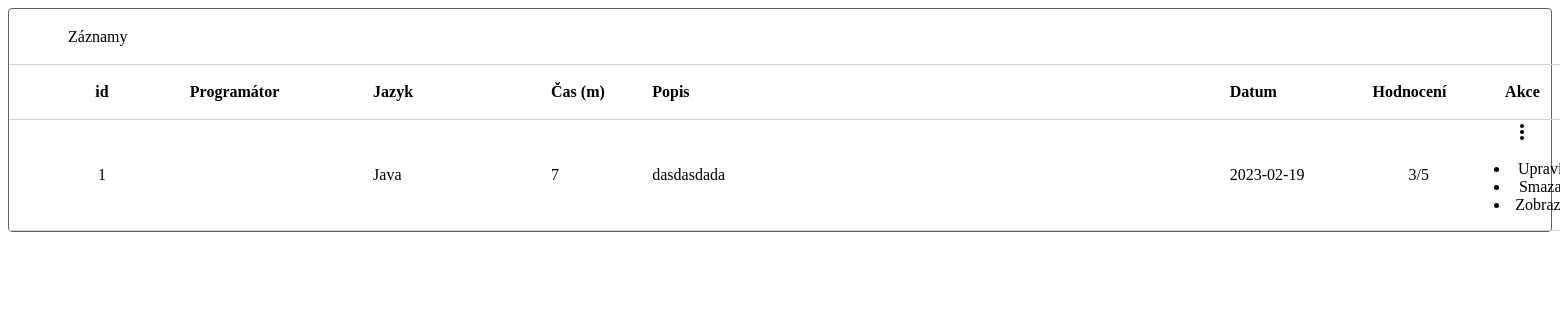
/sort/ (signed in), run on the app's committed database.
### tables this page shows
CREATE TABLE "records"
(
    "id"              INTEGER,
    "dates"           DATE NOT NULL,
    "timeInMinutes"   INT  NOT NULL,
    "programmingLang" TEXT NOT NULL,
    "rating"          INT  NOT NULL,
    "description"     TEXT NOT NULL,
    "user_id"         INT  NOT NULL,
    PRIMARY KEY ("id" AUTOINCREMENT)
);

### app.py (the view)
@app.route('/sort/')
def sort():
    sort_field = request.args.get('sort_field')
    filter_rating = request.args.get('filter_rating')
    filter_formatted_date = request.args.get('filter_formatted_date')
    filter_programmingLangs = request.args.get('filter_programmingLangs')
    filter_time = request.args.get('filter_time')
    filter_programmer = request.args.get('filter_programmer')
    filter_categories = request.args.get('filter_categories')
    print("programator: " + str(filter_programmer))
    print(sort_field)
    return render_template('customElements/table_row.html',
                           texts=sorting.pre_sort(sort_field, filter_rating, filter_programmingLangs,
                                                  filter_formatted_date,
                                                  filter_time, filter_programmer, filter_categories,
                                                  current_user.get_id()))

### app.py (called while the page is built)
@login_manager.user_loader
def load_user(user_id):
    print("users_load")
    conn = db.get_db_connection()
    cursor = conn.cursor()
    cursor.execute("SELECT * FROM users WHERE id = ?", (user_id,))
    user = cursor.fetchone()
    if user is None:
        return None
    user = User(id=user[0], username=user[1], email=user[2], password=user[3])
    return user

### db.py (called while the page is built)
def get_db_connection():  # napojení se na databázi
    conn = sqlite3.connect(databasePath)
    conn.row_factory = sqlite3.Row
    return conn

### templates/customElements/table_row.html (shortened to what this page needs)
<div style="border: 1px #626262 solid; border-radius: 4px;">
    <div style="width: 1576px;">
        <div style="width: 100%; height: 55px; display: flex; align-items: center">
            <div style="display: flex; width: 100%; align-items: center; position:relative;">
                <div style="position:absolute; left: 59px">
                    <span>Záznamy</span>
                </div>
            </div>
        </div>
    </div>
    <table id="records_table" style="" class="display">
        <thead>
        <tr style=" height: 55px;">
            <th class="datatable-nosort">
                id
            </th>
            <th id="sort-button-programmer" class="ui-sort-control">
                <div style="display: flex; align-items: center;">
                    <span>
                        Programátor
                    </span>
                </div>
            </th>
            <th id="sort-button-programLang" class="ui-sort-control">
                <div style="display: flex; align-items: center;">
                    <span>
                        Jazyk
                    </span>
                </div>
            </th>
            <th id="sort-button-time" class="ui-sort-control">
                <div style="display: flex; align-items: center;">
                    <span>
                        Čas (m)
                    </span>
                </div>
            </th>
            <th style="cursor: auto;cursor: default;">
                Popis
            </th>
            <th id="sort-button-date" class="ui-sort-control">
                <div style="display: flex; align-items: center;">
                    <span>
                        Datum
                    </span>
                </div>
            </th>
            <th id="sort-button-rating" class="ui-sort-control">
                <div style="display: flex; align-items: center;">
                    <span>
                        Hodnocení
                    </span>
                </div>
            </th>
            <th style="cursor: default;">Akce</th>
        </tr>
        </thead>
        <tbody id="table-content">
        {% for record in texts %}
            <tr style="">
                <td style="text-align: center; position:relative;">
                    {{ record.id }}
                </td>
                <td>{{ record.programmer }}</td>
                <td>{{ record.programmingLang }}</td>
                <td style="text-align: left">{{ record.timeInMinutes }}</td>
                <td style="max-height: 55px; overflow-y: auto"><span class="short_desc">{{ record.description }}</span>
                </td>
                <td>{{ record.dates }}</td>
                <td style="text-align: center">{{ record.rating }}/5</td>
                <td>
                    <div>
                        <a style="cursor:pointer;" class="contextMenu_record_more_section">
                        </a>
                        <div style="" class="contextMenu_record">
                            <ul style="">
                                <li style="">
                                    <a onclick="get_record_id('{{ record.id }}'); edit_record();">Upravit</a>
                                </li>
                                <li style="">
                                    <a onclick="set_remove_statement('record'); get_record_id('{{ record.id }}'); remove_record();">Smazat</a>
                                </li>
                                <li style="">
                                    <a onclick="showRecord({{ record.id }})">Zobrazit</a>
                                </li>
                            </ul>
                        </div>
                    </div>
                </td>
            </tr>
        {% endfor %}
        </tbody>
    </table>
</div>

### templates/customElements/table_row.html (style rules this page uses)
table { width: 1576px; table-layout: fixed; border-collapse: collapse; }
td { border-bottom: 1px solid #D0D0D0; border-top: 1px solid #D0D0D0 }
th { border-bottom: 1px solid #D0D0D0; border-top: 1px solid #D0D0D0 }
table tr td:first-child, table tr th:first-child { cursor: default; padding: 0 0 0 10px; }
table tr td:last-child, table tr th:last-child { padding: 0 10px 0 0; }
table tr { height: 55px; width: 1576px; }
table tr td, table tr th { padding: 0; padding: 0 5px; }
table tr td:nth-child(1), table tr th:nth-child(1) { text-align: center; width: 155px; }
table tr td:nth-child(2), table tr th:nth-child(2) { text-align: left; width: 162px }
table tr td:nth-child(3), table tr th:nth-child(3) { text-align: left; width: 157px }
table tr td:nth-child(4), table tr th:nth-child(4) { width: 85px }
table tr td:nth-child(5), table tr th:nth-child(5) { text-align: left; width: 532px }
table tr td:nth-child(6), table tr th:nth-child(6) { text-align: left; width: 124px }
table tr td:nth-child(7), table tr th:nth-child(7) { text-align: left; width: 86px }
table tr td:nth-child(8), table tr th:nth-child(8) { text-align: center; width: 98px }
table thead tr th { cursor: pointer; }

### data on the page
records: id "1", programmingLang "Java", timeInMinutes "7", description "dasdasdada", dates "2023-02-19", rating "3"
